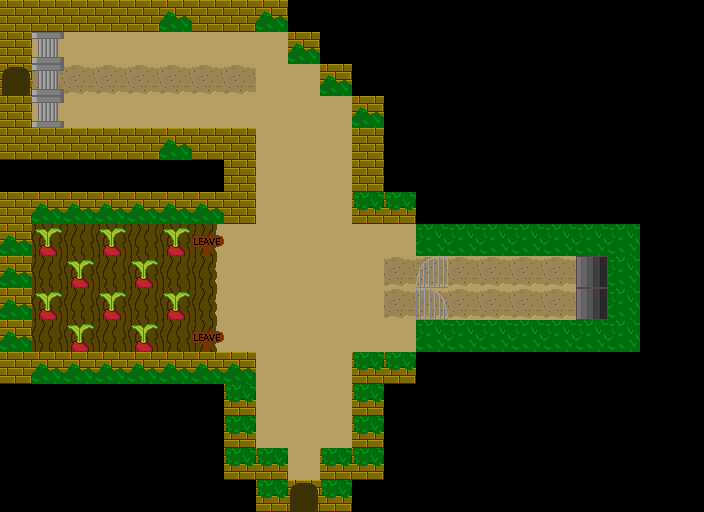

A level layout from a 2D game, rendered from its tile map. Below: a short description, then the map file with its tile-grid data intact:
An orthogonal 22x16 tile map with 32x32 px tiles, 4 tile layers (floor1, ceiling1, walls1, props), 2 tilesets and 26 objects (22x wall, 2x spawn, trigger, prop).

<map version="1.2" tiledversion="1.2.5" orientation="orthogonal" renderorder="right-down" width="22" height="16" tilewidth="32" tileheight="32" infinite="0" nextlayerid="30" nextobjectid="44">
 <properties>
  <property name="darknessFactor" type="int" value="500" />
  <property name="music" value="Music/hub" />
  <property name="sky" value="clouds" />
 </properties>
 <tileset firstgid="1" name="basis" tilewidth="32" tileheight="32" tilecount="20" columns="5">
  <image source="../Tilesets/fps_tileset.png" width="160" height="128" />
  <tile id="5" type="prop" />
  <tile id="6" type="prop" />
 </tileset>
 <tileset firstgid="21" name="props" tilewidth="32" tileheight="32" tilecount="48" columns="8">
  <image source="../Tilesets/fps_props.png" width="256" height="192" />
  <tile id="3" type="Dungeon_Exit" />
 </tileset>
 <layer id="26" name="floor1" width="22" height="16">
  <properties>
   <property name="lightFactor" type="int" value="500" />
  </properties>
  <data encoding="csv">
0,0,0,0,0,0,0,0,0,0,0,0,0,0,0,0,0,0,0,0,0,0,
0,1,1,1,1,1,1,1,1,1,0,0,0,0,0,0,0,0,0,0,0,0,
0,14,14,14,14,14,14,14,1,1,1,0,0,0,0,0,0,0,0,0,0,0,
0,1,1,1,1,1,1,1,1,1,1,1,0,0,0,0,0,0,0,0,0,0,
0,0,0,0,0,0,0,0,1,1,1,0,0,0,0,0,0,0,0,0,0,0,
0,0,0,0,0,0,0,0,1,1,1,0,0,0,0,0,0,0,0,0,0,0,
0,0,0,0,0,0,0,0,1,1,1,0,0,0,0,0,0,0,0,0,0,0,
0,5,5,5,5,5,10,1,1,1,1,1,1,0,0,0,0,0,0,0,0,0,
0,5,5,5,5,5,10,1,1,1,1,1,14,14,14,14,14,14,30,6,0,0,
0,5,5,5,5,5,10,1,1,1,1,1,14,14,14,14,14,14,30,6,0,0,
0,5,5,5,5,5,10,1,1,1,1,1,1,0,0,0,0,0,0,0,0,0,
0,0,0,0,0,0,0,0,1,1,1,0,0,0,0,0,0,0,0,0,0,0,
0,0,0,0,0,0,0,0,1,1,1,0,0,0,0,0,0,0,0,0,0,0,
0,0,0,0,0,0,0,0,1,1,1,0,0,0,0,0,0,0,0,0,0,0,
0,0,0,0,0,0,0,0,0,1,0,0,0,0,0,0,0,0,0,0,0,0,
0,0,0,0,0,0,0,0,0,0,0,0,0,0,0,0,0,0,0,0,0,0
</data>
 </layer>
 <layer id="27" name="ceiling1" width="22" height="16">
  <data encoding="csv">
0,0,0,0,0,0,0,0,0,0,0,0,0,0,0,0,0,0,0,0,0,0,
0,0,0,0,0,0,0,0,0,0,0,0,0,0,0,0,0,0,0,0,0,0,
0,0,0,0,0,0,0,0,0,0,0,0,0,0,0,0,0,0,0,0,0,0,
0,0,0,0,0,0,0,0,0,0,0,0,0,0,0,0,0,0,0,0,0,0,
0,0,0,0,0,0,0,0,0,0,0,0,0,0,0,0,0,0,0,0,0,0,
0,0,0,0,0,0,0,0,0,0,0,0,0,0,0,0,0,0,0,0,0,0,
0,0,0,0,0,0,0,0,0,0,0,0,0,0,0,0,0,0,0,0,0,0,
0,0,0,0,0,0,0,0,0,0,0,0,0,0,0,0,0,0,0,0,0,0,
0,0,0,0,0,0,0,0,0,0,0,0,0,0,0,0,0,0,0,0,0,0,
0,0,0,0,0,0,0,0,0,0,0,0,0,0,0,0,0,0,0,0,0,0,
0,0,0,0,0,0,0,0,0,0,0,0,0,0,0,0,0,0,0,0,0,0,
0,0,0,0,0,0,0,0,0,0,0,0,0,0,0,0,0,0,0,0,0,0,
0,0,0,0,0,0,0,0,0,0,0,0,0,0,0,0,0,0,0,0,0,0,
0,0,0,0,0,0,0,0,0,0,0,0,0,0,0,0,0,0,0,0,0,0,
0,0,0,0,0,0,0,0,0,0,0,0,0,0,0,0,0,0,0,0,0,0,
0,0,0,0,0,0,0,0,0,0,0,0,0,0,0,0,0,0,0,0,0,0
</data>
 </layer>
 <layer id="28" name="walls1" width="22" height="16">
  <data encoding="csv">
2,2,2,2,2,8,2,2,8,0,0,0,0,0,0,0,0,0,0,0,0,0,
2,0,0,0,0,0,0,0,0,8,0,0,0,0,0,0,0,0,0,0,0,0,
4,0,0,0,0,0,0,0,0,0,8,0,0,0,0,0,0,0,0,0,0,0,
2,0,0,0,0,0,0,0,0,0,0,8,0,0,0,0,0,0,0,0,0,0,
2,2,2,2,2,8,2,2,0,0,0,2,0,0,0,0,0,0,0,0,0,0,
0,0,0,0,0,0,0,2,0,0,0,2,0,0,0,0,0,0,0,0,0,0,
2,8,8,8,8,8,8,2,0,0,0,9,9,0,0,0,0,0,0,0,0,0,
8,0,0,0,0,0,0,0,0,0,0,0,0,3,3,3,3,3,3,3,0,0,
8,0,0,0,0,0,0,0,0,0,0,0,0,0,0,0,0,0,0,3,0,0,
8,0,0,0,0,0,0,0,0,0,0,0,0,0,0,0,0,0,0,3,0,0,
8,0,0,0,0,0,0,0,0,0,0,0,0,3,3,3,3,3,3,3,0,0,
2,8,8,8,8,8,8,8,0,0,0,9,9,0,0,0,0,0,0,0,0,0,
0,0,0,0,0,0,0,9,0,0,0,9,0,0,0,0,0,0,0,0,0,0,
0,0,0,0,0,0,0,9,0,0,0,9,0,0,0,0,0,0,0,0,0,0,
0,0,0,0,0,0,0,9,9,0,9,9,0,0,0,0,0,0,0,0,0,0,
0,0,0,0,0,0,0,0,9,4,9,0,0,0,0,0,0,0,0,0,0,0
</data>
 </layer>
 <layer id="29" name="props" width="22" height="16">
  <data encoding="csv">
0,0,0,0,0,0,0,0,0,0,0,0,0,0,0,0,0,0,0,0,0,0,
0,24,0,0,0,0,0,0,0,0,0,0,0,0,0,0,0,0,0,0,0,0,
0,24,0,0,0,0,0,0,0,0,0,0,0,0,0,0,0,0,0,0,0,0,
0,24,0,0,0,0,0,0,0,0,0,0,0,0,0,0,0,0,0,0,0,0,
0,0,0,0,0,0,0,0,0,0,0,0,0,0,0,0,0,0,0,0,0,0,
0,0,0,0,0,0,0,0,0,0,0,0,0,0,0,0,0,0,0,0,0,0,
0,0,0,0,0,0,0,0,0,0,0,0,0,0,0,0,0,0,0,0,0,0,
0,21,0,21,0,21,37,0,0,0,0,0,0,0,0,0,0,0,0,0,0,0,
0,0,21,0,21,0,0,0,0,0,0,0,0,6,0,0,0,0,0,0,0,0,
0,21,0,21,0,21,0,0,0,0,0,0,0,7,0,0,0,0,0,0,0,0,
0,0,21,0,21,0,37,0,0,0,0,0,0,0,0,0,0,0,0,0,0,0,
0,0,0,0,0,0,0,0,0,0,0,0,0,0,0,0,0,0,0,0,0,0,
0,0,0,0,0,0,0,0,0,0,0,0,0,0,0,0,0,0,0,0,0,0,
0,0,0,0,0,0,0,0,0,0,0,0,0,0,0,0,0,0,0,0,0,0,
0,0,0,0,0,0,0,0,0,0,0,0,0,0,0,0,0,0,0,0,0,0,
0,0,0,0,0,0,0,0,0,0,0,0,0,0,0,0,0,0,0,0,0,0
</data>
 </layer>
 <objectgroup color="#0f33ff" id="17" name="objects">
  <object id="26" name="spawn01" type="spawn" x="80" y="80">
   <properties>
    <property name="orientation" type="int" value="0" />
   </properties>
   <point />
  </object>
  <object id="41" name="spawn02" type="spawn" x="304" y="448">
   <properties>
    <property name="orientation" type="int" value="-90" />
   </properties>
   <point />
  </object>
  <object id="42" type="trigger" x="288" y="472" width="32" height="8">
   <properties>
    <property name="map" value="dungeon01" />
    <property name="spawn" value="spawn01" />
    <property name="type" value="changeMap" />
   </properties>
  </object>
  <object id="43" name="colossuem" type="prop" x="672" y="288">
   <properties>
    <property name="imageName" value="Sprites/colosseum" />
    <property name="orientation" type="int" value="180" />
    <property name="xOffset" type="int" value="400" />
    <property name="yOffset" type="int" value="480" />
   </properties>
   <point />
  </object>
 </objectgroup>
 <objectgroup id="15" name="collision" visible="0">
  <object id="3" type="wall" x="0" y="0" width="288" height="32" />
  <object id="6" type="wall" x="0" y="128" width="256" height="32" />
  <object id="8" type="wall" x="0" y="32" width="32" height="96" />
  <object id="10" type="wall" x="224" y="160" width="32" height="32" />
  <object id="11" type="wall" x="0" y="192" width="256" height="32" />
  <object id="12" type="wall" x="0" y="224" width="32" height="160" />
  <object id="13" type="wall" x="32" y="352" width="224" height="32" />
  <object id="14" type="wall" x="352" y="96" width="32" height="128" />
  <object id="15" type="wall" x="384" y="192" width="32" height="32" />
  <object id="16" type="wall" x="416" y="224" width="224" height="32" />
  <object id="17" type="wall" x="416" y="320" width="224" height="32" />
  <object id="24" type="wall" x="608" y="256" width="32" height="64" />
  <object id="30" type="wall" x="288" y="32" width="32" height="32" />
  <object id="31" type="wall" x="320" y="64" width="32" height="32" />
  <object id="32" name="door01" type="wall" x="416" y="256" width="32" height="64" />
  <object id="33" type="wall" x="32" y="32" width="40" height="96" />
  <object id="35" type="wall" x="352" y="352" width="64" height="32" />
  <object id="36" type="wall" x="224" y="384" width="32" height="96" />
  <object id="37" type="wall" x="352" y="384" width="32" height="96" />
  <object id="38" type="wall" x="256" y="480" width="96" height="32" />
  <object id="39" type="wall" x="256" y="448" width="32" height="32" />
  <object id="40" type="wall" x="320" y="448" width="32" height="32" />
 </objectgroup>
</map>
